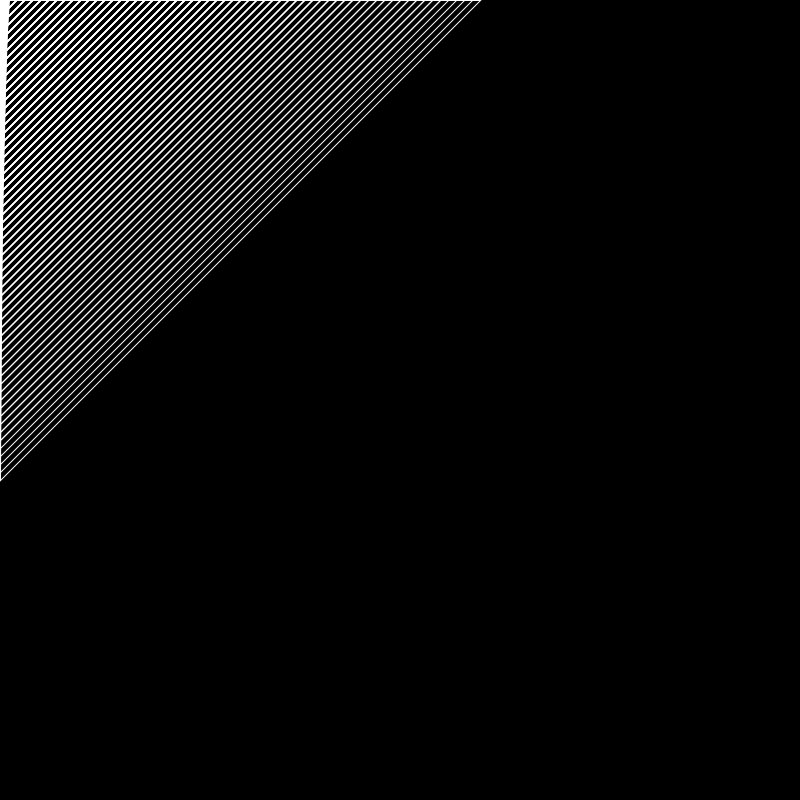
Frame 1 (no input)
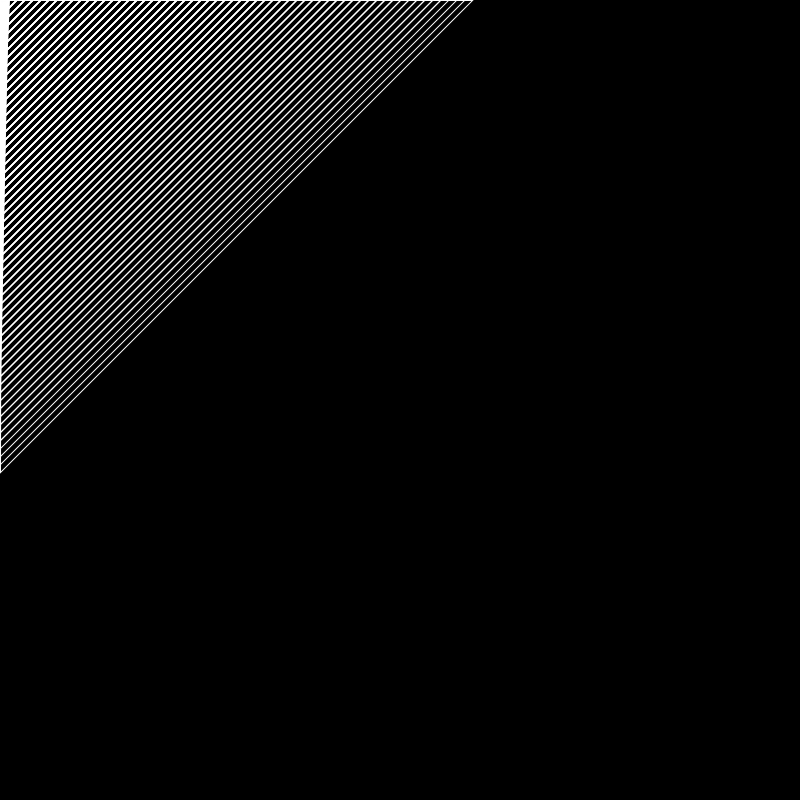
Frame 60 (the mouse pressed at the canvas centre just before this capture)
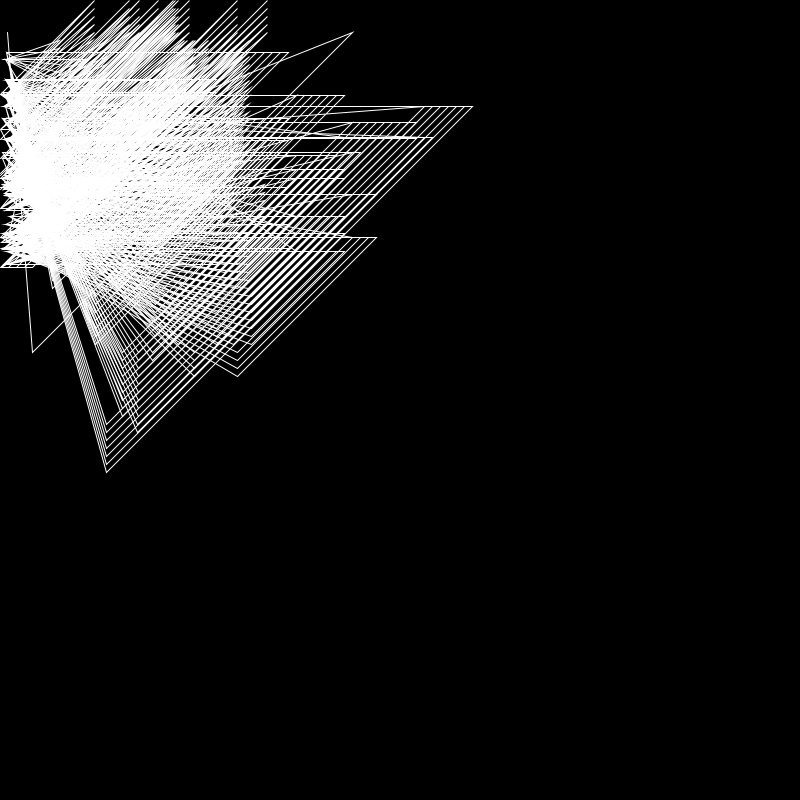
Frame 120 (the mouse held since frame 60 and released just before this capture)

The Processing sketch that drew these frames (run headless with seeded random() and noise(); from frame 60 on, the mouse is pressed at the canvas centre):

// Processing sketch: processing_137800
// ── processing_137800.pde

//import processing.pdf.*;

int numlines = 10;
float freq = 1;

void setup() {
  size(800,800);
  // size(800, 800, PDF, "assm2.pdf");
  //noLoop();
  smooth();
}

void draw() {
  background(0);
  stroke(0);
  strokeWeight(1);
  
  for (int i = 0; i < numlines; i++)
  {
    pushMatrix();
    translate(0, 0);
    noFill();
    stroke(255);

    beginShape();
      float numsteps = random(100, 500);
        for (int x=0; x < numsteps; x+=8)
        {
          
          float n = noise(x*freq+563541135, i*300)*mouseX; 
  
          vertex(x, n);
          vertex(n, x);
          vertex(i, n);
        }
    endShape();
    popMatrix();
  }

  
//exit();
}
